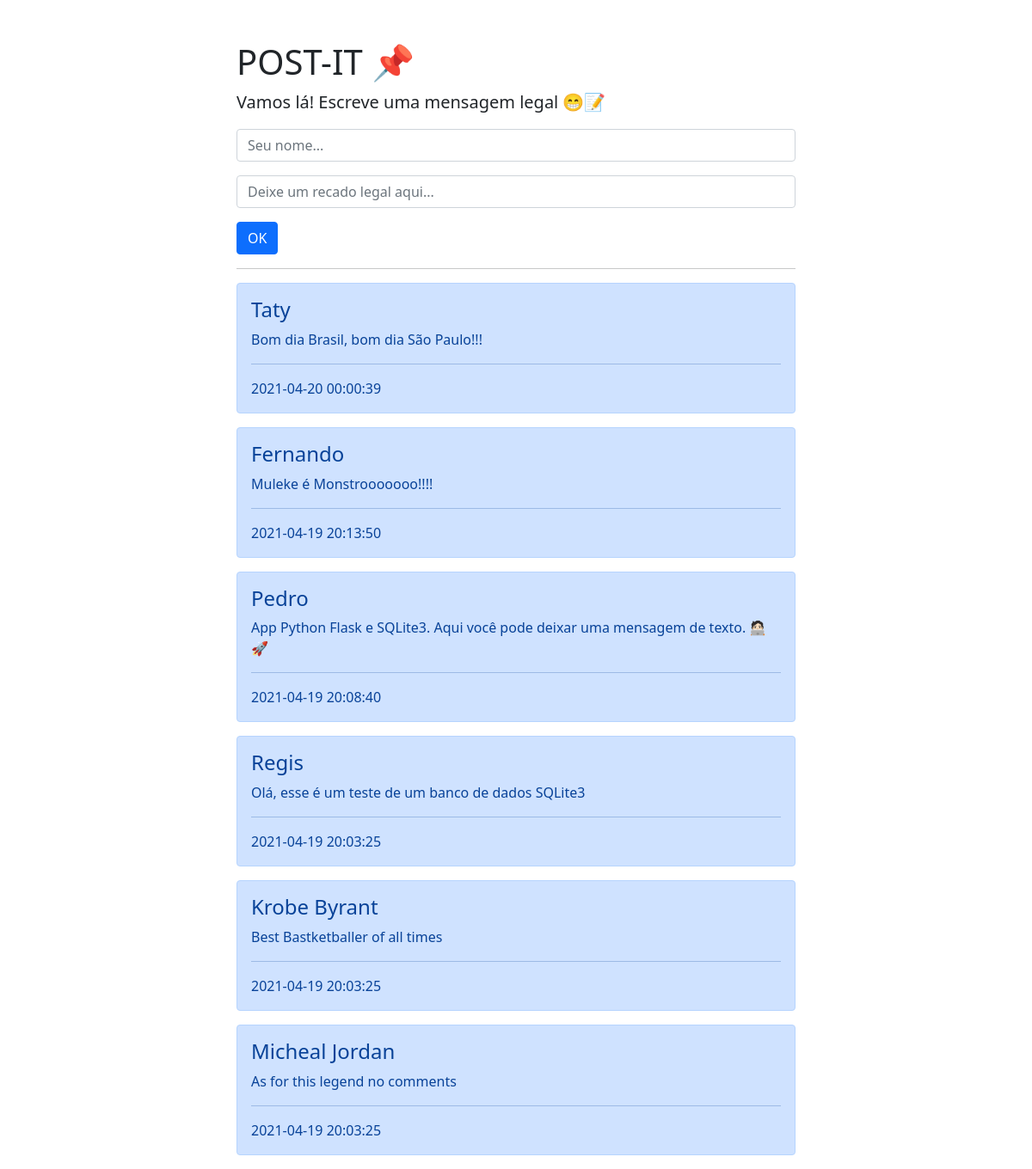
Before: / with the older database file.
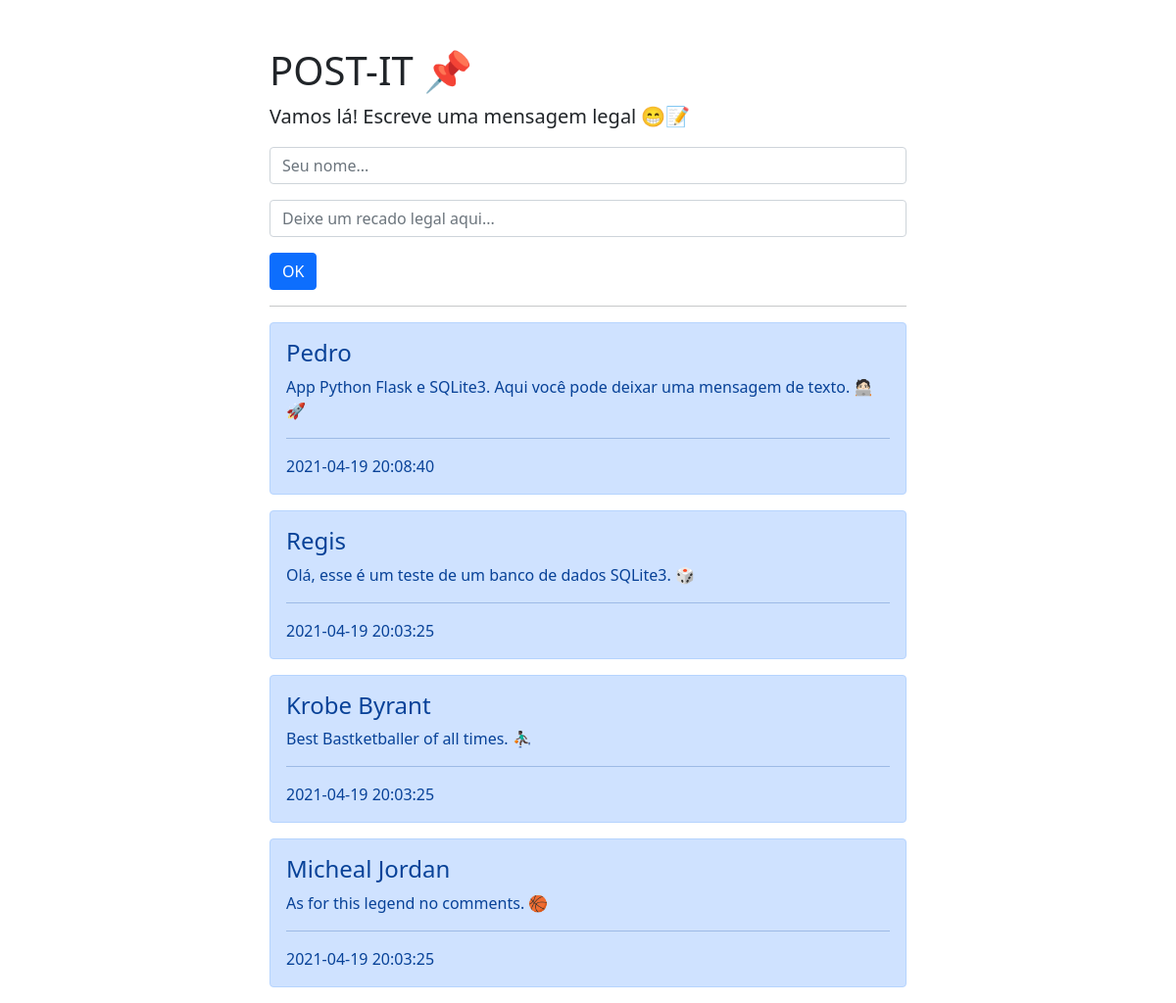
After: the same page with the newer database file.
### tables this page shows
CREATE TABLE post (
        id INTEGER NOT NULL PRIMARY KEY AUTOINCREMENT,
        nome TEXT NOT NULL,
        mensagem TEXT NOT NULL,
        criado_em DATETIME DEFAULT CURRENT_TIMESTAMP
);

### app.py (the view)
@app.route("/")
def home():
    try:
        rows = consult()
        print("Efetuando consulta no SQLite.")
        return render_template('index.html', posts = rows, show_modal=False )
    except Exception as e:
        print(e)

### app.py (called while the page is built)
def consult():
    conn = sqlite3.connect('post-it-database.db')
    conn.row_factory = sqlite3.Row
    curr = conn.cursor()
    curr.execute("SELECT nome, mensagem, datetime(criado_em,'localtime') as criado_em FROM post ORDER BY criado_em DESC")
    rows = curr.fetchall()
    return rows

### templates/index.html (shortened to what this page needs)
{% extends 'base.html' %}
{% block content %}
<main class="flex-shrink-0">
    <div class="container">
      <h1 class="mt-5">POST-IT 📌</h1>
      <p class="lead">Vamos lá! Escreve uma mensagem legal 😁📝</p>
        <form action="/salvar" method="POST">
          <div class="row g-3 align-items-center">
              <div class="form-group">
                <input type="text" class="form-control" id="inputname" name="nome" placeholder="Seu nome...">
              </div>
              <div class="form-group">
                <input type="text" class="form-control" id="inputmsg" name="mensagem" placeholder="Deixe um recado legal aqui...">
              </div>
              <div class="form-group">
              <button type="submit" class="btn btn-primary">OK</button>
              </div>
          </div>
        </form>
        <hr>
        <div>
          {% for post in posts %}
          <div class="alert alert-primary" role="alert">
            <h4 class="alert-heading">{{ post["nome"] }}</h4>
            <p>{{ post["mensagem"] }}</p>
            <hr>
            <p class="mb-0">{{ post["criado_em"] }}</p>
          </div>
          {% endfor %}
        </div>
    </div>
</main>
{% endblock content %}

### templates/base.html (shortened to what this page needs)
<!doctype html>
<html lang="pt-br">
  <head>
    <link href="https://cdn.jsdelivr.net/npm/bootstrap@5.0.0-beta3/dist/css/bootstrap.min.css" rel="stylesheet">
    <body class="d-flex flex-column h-100">
      {% block content %}{% endblock %}
    </body>
</html>

### templates/base.html (style rules this page uses)
.container { width: auto; max-width: 680px; padding: 0 15px; }

Changed rows visible on the page:
removed post: nome "Taty", mensagem "Bom dia Brasil, bom dia São Paulo!!!", criado_em "2021-04-20 00:00:39"
removed post: nome "Fernando", mensagem "Muleke é Monstrooooooo!!!!", criado_em "2021-04-19 20:13:50"
changed post "Regis": mensagem "Olá, esse é um teste de um banco de dados SQLite3" → "Olá, esse é um teste de um banco de dados SQLite3. 🎲"
changed post "Krobe Byrant": mensagem "Best Bastketballer of all times" → "Best Bastketballer of all times. ⛹🏿‍♂️"
changed post "Micheal Jordan": mensagem "As for this legend no comments" → "As for this legend no comments. 🏀"
